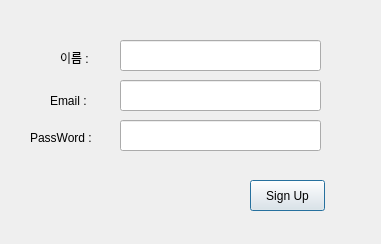
<?xml version="1.0" encoding="UTF-8"?>
<ui version="4.0">
 <class>Dialog</class>
 <widget class="QDialog" name="Dialog">
  <property name="geometry">
   <rect>
    <x>0</x>
    <y>0</y>
    <width>381</width>
    <height>244</height>
   </rect>
  </property>
  <property name="windowTitle">
   <string>Dialog</string>
  </property>
  <widget class="QLabel" name="name_lb">
   <property name="geometry">
    <rect>
     <x>60</x>
     <y>50</y>
     <width>41</width>
     <height>16</height>
    </rect>
   </property>
   <property name="text">
    <string>이름 :</string>
   </property>
  </widget>
  <widget class="QLabel" name="email_lb">
   <property name="geometry">
    <rect>
     <x>50</x>
     <y>90</y>
     <width>41</width>
     <height>21</height>
    </rect>
   </property>
   <property name="text">
    <string>Email :</string>
   </property>
  </widget>
  <widget class="QLabel" name="pw_lb">
   <property name="geometry">
    <rect>
     <x>30</x>
     <y>130</y>
     <width>71</width>
     <height>16</height>
    </rect>
   </property>
   <property name="text">
    <string>PassWord :</string>
   </property>
  </widget>
  <widget class="QPushButton" name="signup">
   <property name="geometry">
    <rect>
     <x>250</x>
     <y>180</y>
     <width>75</width>
     <height>31</height>
    </rect>
   </property>
   <property name="text">
    <string>Sign Up</string>
   </property>
  </widget>
  <widget class="QLineEdit" name="input_name">
   <property name="geometry">
    <rect>
     <x>120</x>
     <y>40</y>
     <width>201</width>
     <height>31</height>
    </rect>
   </property>
  </widget>
  <widget class="QLineEdit" name="input_email">
   <property name="geometry">
    <rect>
     <x>120</x>
     <y>80</y>
     <width>201</width>
     <height>31</height>
    </rect>
   </property>
  </widget>
  <widget class="QLineEdit" name="input_password">
   <property name="geometry">
    <rect>
     <x>120</x>
     <y>120</y>
     <width>201</width>
     <height>31</height>
    </rect>
   </property>
  </widget>
 </widget>
 <resources/>
 <connections/>
</ui>
